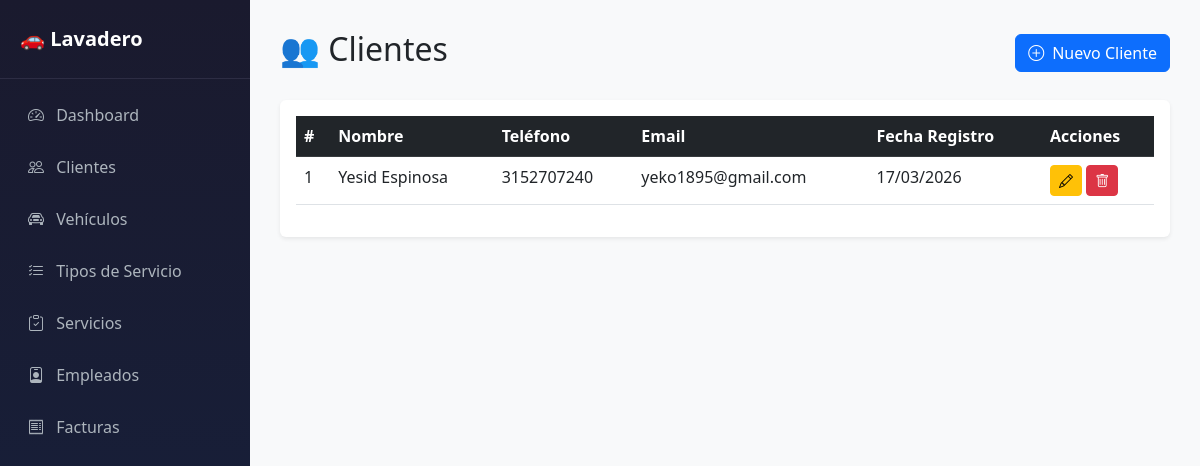
The page /clientes/ on the database as committed earlier.
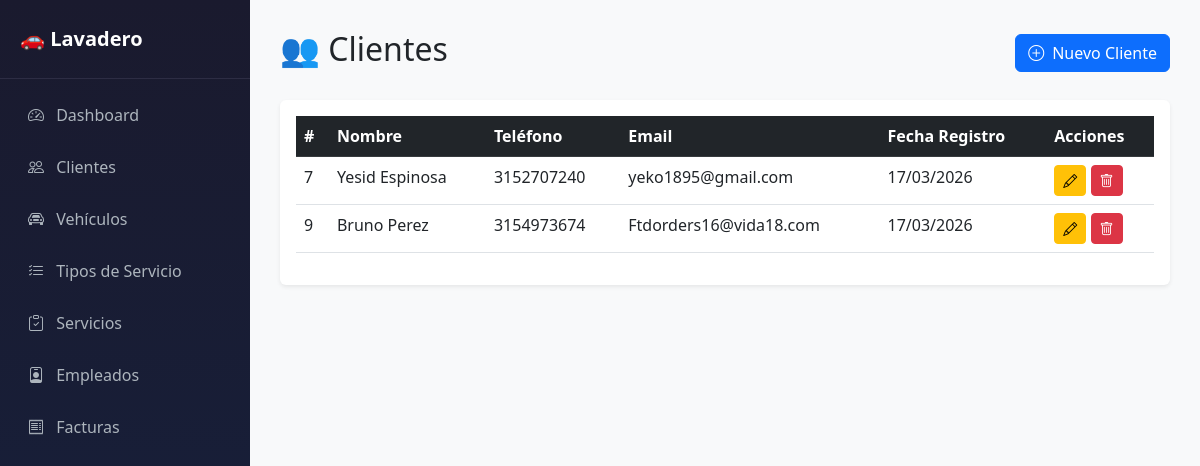
The same page on the database as committed later.
### gestion/models.py (models this page shows, shortened)
class Cliente(models.Model):
    nombre          = models.CharField(max_length=100)
    telefono        = models.CharField(max_length=20)
    email           = models.EmailField(blank=True, null=True)
    fecha_registro  = models.DateTimeField(auto_now_add=True)

### gestion/views.py (the view)
# urls.py: path('clientes/',                     views.lista_clientes,   name='lista_clientes'),
def lista_clientes(request):
    clientes = Cliente.objects.all()
    return render(request, 'gestion/clientes.html', {'clientes': clientes})

### gestion/templates/gestion/clientes.html (shortened to what this page needs)
{% extends 'gestion/base.html' %}
{% block contenido %}
<div class="d-flex justify-content-between align-items-center mb-4">
    <h2>👥 Clientes</h2>
    <a href="{% url 'nuevo_cliente' %}" class="btn btn-primary">
        <i class="bi bi-plus-circle me-2"></i>Nuevo Cliente
    </a>
</div>
<div class="card border-0 shadow-sm">
    <div class="card-body">
        <table class="table table-hover">
            <thead class="table-dark">
                <tr>
                    <th>#</th>
                    <th>Nombre</th>
                    <th>Teléfono</th>
                    <th>Email</th>
                    <th>Fecha Registro</th>
                    <th>Acciones</th>
                </tr>
            </thead>
            <tbody>
                {% for cliente in clientes %}
                <tr>
                    <td>{{ cliente.id }}</td>
                    <td>{{ cliente.nombre }}</td>
                    <td>{{ cliente.telefono }}</td>
                    <td>{{ cliente.email }}</td>
                    <td>{{ cliente.fecha_registro|date:"d/m/Y" }}</td>
                    <td>
                        <a href="{% url 'editar_cliente' cliente.id %}"
                           class="btn btn-sm btn-warning">
                            <i class="bi bi-pencil"></i>
                        </a>
                        <a href="{% url 'eliminar_cliente' cliente.id %}"
                           class="btn btn-sm btn-danger"
                           onclick="return confirm('¿Seguro que deseas eliminar este cliente?')">
                            <i class="bi bi-trash"></i>
                        </a>
                    </td>
                </tr>
                {% empty %}
                <tr>
                    <td colspan="6" class="text-center text-muted">
                        No hay clientes registrados aún
                    </td>
                </tr>
                {% endfor %}
            </tbody>
        </table>
    </div>
</div>
{% endblock %}

### gestion/templates/gestion/base.html (shortened to what this page needs)
<!DOCTYPE html>
<html lang="es">
<head>
    <link href="https://cdn.jsdelivr.net/npm/bootstrap@5.3.0/dist/css/bootstrap.min.css" rel="stylesheet">
    <link href="https://cdn.jsdelivr.net/npm/bootstrap-icons@1.10.0/font/bootstrap-icons.css" rel="stylesheet">
</head>
<body>
<div class="d-flex">
    <div class="sidebar">
        <div class="logo">
            🚗 Lavadero
        </div>
        <a href="/"><i class="bi bi-speedometer2 me-2"></i> Dashboard</a>
        <a href="/clientes/"><i class="bi bi-people me-2"></i> Clientes</a>
        <a href="/vehiculos/"><i class="bi bi-car-front me-2"></i> Vehículos</a>
        <a href="/tipos-servicio/"><i class="bi bi-list-check me-2"></i> Tipos de Servicio</a>
        <a href="/servicios/"><i class="bi bi-clipboard-check me-2"></i> Servicios</a>
        <a href="/empleados/"><i class="bi bi-person-badge me-2"></i> Empleados</a>
        <a href="/facturas/"><i class="bi bi-receipt me-2"></i> Facturas</a>
    </div>
    <div class="main-content">
        {% block contenido %}
        {% endblock %}
    </div>
</div>
</body>
</html>

### gestion/templates/gestion/base.html (style rules this page uses)
body { background-color: #f8f9fa; }
.sidebar { min-height: 100vh; background: linear-gradient(180deg, #1a1a2e, #16213e); color: white; width: 250px; }
.sidebar a { color: #adb5bd; text-decoration: none; padding: 12px 20px; display: block; border-radius: 8px; margin: 4px 8px; transition: all 0.3s; }
.sidebar .logo { padding: 24px 20px; font-size: 20px; font-weight: bold; color: white; border-bottom: 1px solid #2d2d44; margin-bottom: 12px; }
.main-content { flex: 1; padding: 30px; }

Rows that differ between the two databases and show on the page:
removed Cliente: id "1", nombre "Yesid Espinosa", telefono "3152707240", email "yeko1895@gmail.com", fecha_registro "17/03/2026"
added Cliente: id "7", nombre "Yesid Espinosa", telefono "3152707240", email "yeko1895@gmail.com", fecha_registro "17/03/2026"
added Cliente: id "9", nombre "Bruno Perez", telefono "3154973674", email "Ftdorders16@vida18.com", fecha_registro "17/03/2026"
